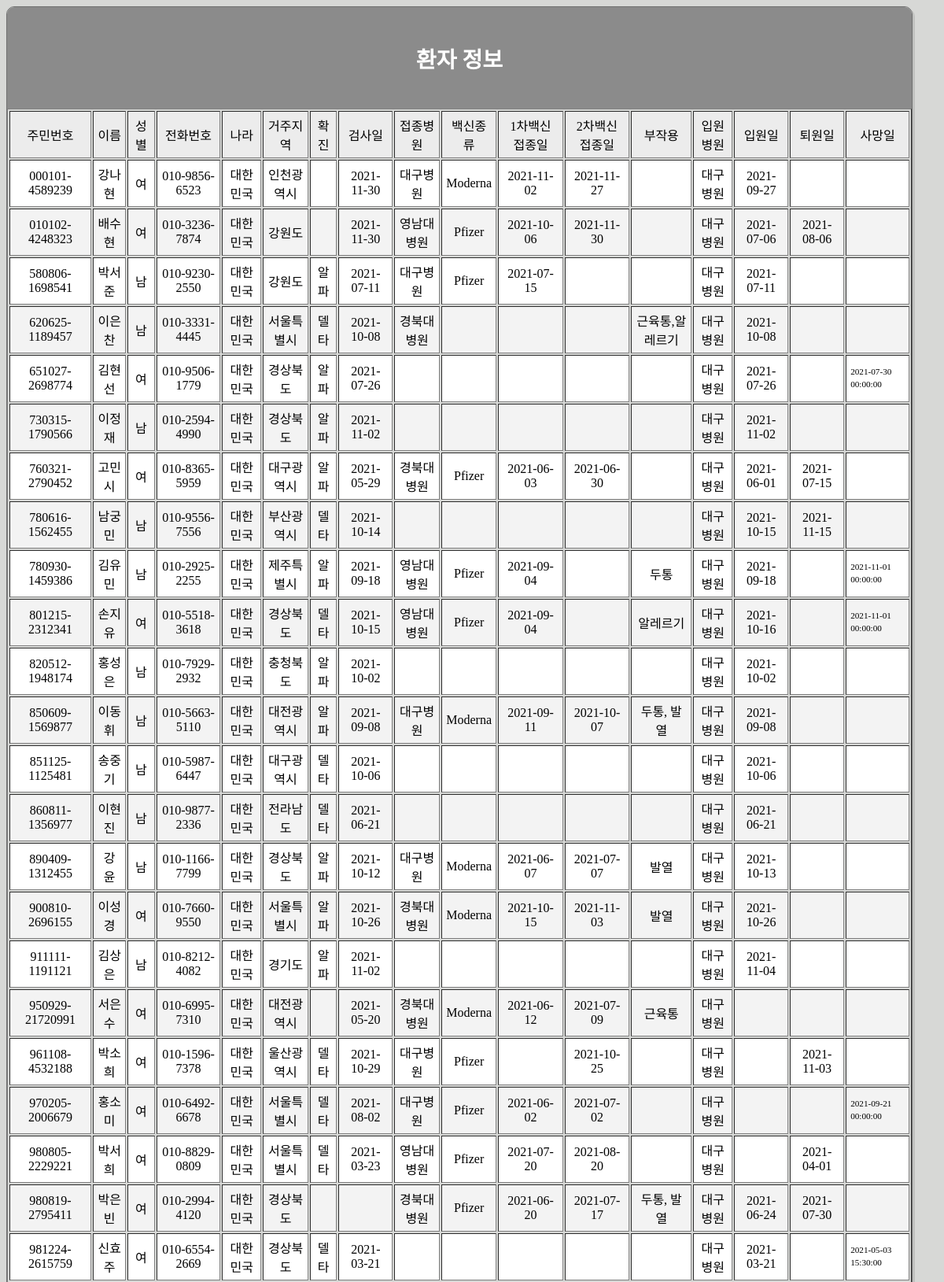
The app's page /dg_select.php (upper part) with its own data.
### tables this page shows
CREATE TABLE `people` (
  `ssn` varchar(16) NOT NULL,
  `name` varchar(30) NOT NULL,
  `sex` char(2) DEFAULT NULL,
  `phone_number` varchar(15) DEFAULT NULL,
  `country` varchar(15) NOT NULL,
  `location` varchar(20) DEFAULT NULL,
  `positive` varchar(10) DEFAULT NULL,
  `pcr_date` date DEFAULT NULL,
  `vaccination_hospital` varchar(30) DEFAULT NULL,
  `vaccine` varchar(20) DEFAULT NULL,
  `2st_vaccination_date` date DEFAULT NULL,
  `1st_vaccination_date` date DEFAULT NULL,
  `side_effect` varchar(20) DEFAULT NULL,
  `hospitalization_hospital` varchar(30) DEFAULT NULL,
  `hospitalization_date` date DEFAULT NULL,
  `discharge_date` date DEFAULT NULL,
  `deathday` datetime DEFAULT NULL,
  PRIMARY KEY (`ssn`),
  KEY `people_fk1` (`country`),
  KEY `people_fk3` (`hospitalization_hospital`),
  KEY `people_fk2` (`vaccination_hospital`),
  KEY `people_fk4` (`vaccine`),
  CONSTRAINT `people_fk1` FOREIGN KEY (`country`) REFERENCES `government` (`country`) ON DELETE CASCADE ON UPDATE CASCADE,
  CONSTRAINT `people_fk2` FOREIGN KEY (`vaccination_hospital`) REFERENCES `hospital` (`name`) ON DELETE CASCADE ON UPDATE CASCADE,
  CONSTRAINT `people_fk3` FOREIGN KEY (`hospitalization_hospital`) REFERENCES `hospital` (`name`) ON DELETE CASCADE ON UPDATE CASCADE,
  CONSTRAINT `people_fk4` FOREIGN KEY (`vaccine`) REFERENCES `pharmacist` (`name`) ON DELETE CASCADE ON UPDATE CASCADE
);

### htdocs/dg_select.php (the view, shortened to what this page needs)
<html lang="kr">
	<head>
</head>
<body>
<div class="table-users">
   <div class="header"><h3>환자 정보</h3></div>
<?php
	$con=mysqli_connect("localhost", "root", "1234", "covid-19") or die("covid-19 접속 실패 !!");
	$sql ="SELECT * FROM people WHERE country='대한민국' AND hospitalization_hospital = '대구병원'";
	$ret = mysqli_query($con, $sql);
	function date_default($date){
        return $date;
    }
	echo "<TABLE border=1>";
	echo "<TR>";
	echo "<TH>주민번호</TH><TH>이름</TH><TH>성별</TH><TH>전화번호</TH><TH>나라</TH><TH>거주지역</TH><TH>확진</TH><TH>검사일</TH>";
	echo "<TH>접종병원</TH><TH>백신종류</TH><TH>1차백신 접종일</TH><TH>2차백신 접종일</TH><TH>부작용</TH><TH>입원병원</TH><TH>입원일</TH><TH>퇴원일</TH><TH>사망일</TH>";
	echo "</TR>";
	while($row = mysqli_fetch_array($ret)) {
		$pcr_date = date_default($row['pcr_date']);
		$fst_vaccination_date = date_default($row['1st_vaccination_date']);
    	$scd_vaccination_date = date_default($row['2st_vaccination_date']);
    	$hospitalization_date = date_default($row['hospitalization_date']);
    	$discharge_date = date_default($row['discharge_date']);
    	$deathday = date_default($row['deathday']);
		echo "<TR>";
		echo "<TD>", $row['ssn'], "</TD>";
		echo "<TD>", $row['name'], "</TD>";
		echo "<TD>", $row['sex'], "</TD>";
		echo "<TD>", $row['phone_number'], "</TD>";
		echo "<TD>", $row['country'], "</TD>";
		echo "<TD>", $row['location'], "</TD>";
		echo "<TD>", $row['positive'], "</TD>";
		echo "<TD>", $pcr_date, "</TD>";
		echo "<TD>", $row['vaccination_hospital'], "</TD>";
    echo "<TD>", $row['vaccine'], "</TD>";
		echo "<TD>", $fst_vaccination_date, "</TD>";
		echo "<TD>", $scd_vaccination_date, "</TD>";
		echo "<TD>", $row['side_effect'], "</TD>";
		echo "<TD>", $row['hospitalization_hospital'], "</TD>";
		echo "<TD>", $hospitalization_date, "</TD>";
		echo "<TD>", $discharge_date, "</TD>";
		echo "<TD>", $deathday, "</TD>";
		echo "</TR>";
	}
	echo "</TABLE>"."<br>";
?>
<HTML>
	<HEAD>
	</HEAD>
	<BODY>
	</BODY>
</HTML>

### htdocs/dg_select.php (style rules this page uses)
body { background-color: #d7d8d6; }
body * { box-sizing: border-box; }
.header { background-color: #8b8b8b; color: white; font-size: 1.5em; padding: 1rem; text-align: center; text-transform: uppercase; }
.table-users { border: 1px solid #707070; border-radius: 10px; box-shadow: 3px 3px 0 rgba(0, 0, 0, 0.1); max-width: calc(100% - 2em); margin: 0; overflow: hidden; width: 1900px; }
table { width: 100%; }
table td, table th { color: #000000; padding: 5px; }
table td { text-align: center; vertical-align: middle; }
table td:last-child { font-size: 0.7em; line-height: 1.4; text-align: left; }
table th { background-color: #ececec; font-weight: 200; }
table tr:nth-child(2n) { background-color: white; }
table tr:nth-child(2n+1) { background-color: #f3f3f3; }

### records on screen
people: ssn "000101-4589239", name "강나현", sex "여", phone_number "010-9856-6523", country "대한민국", location "인천광역시", pcr_date "2021-11-30", vaccination_hospital "대구병원", vaccine "Moderna", 1st_vaccination_date "2021-11-02", 2st_vaccination_date "2021-11-27", hospitalization_hospital "대구병원", hospitalization_date "2021-09-27"
people: ssn "010102-4248323", name "배수현", sex "여", phone_number "010-3236-7874", country "대한민국", location "강원도", pcr_date "2021-11-30", vaccination_hospital "영남대병원", vaccine "Pfizer", 1st_vaccination_date "2021-10-06", 2st_vaccination_date "2021-11-30", hospitalization_hospital "대구병원", hospitalization_date "2021-07-06", discharge_date "2021-08-06"
people: ssn "580806-1698541", name "박서준", sex "남", phone_number "010-9230-2550", country "대한민국", location "강원도", positive "알파", pcr_date "2021-07-11", vaccination_hospital "대구병원", vaccine "Pfizer", 1st_vaccination_date "2021-07-15", hospitalization_hospital "대구병원", hospitalization_date "2021-07-11"
people: ssn "620625-1189457", name "이은찬", sex "남", phone_number "010-3331-4445", country "대한민국", location "서울특별시", positive "델타", pcr_date "2021-10-08", vaccination_hospital "경북대병원", side_effect "근육통,알레르기", hospitalization_hospital "대구병원", hospitalization_date "2021-10-08"
people: ssn "651027-2698774", name "김현선", sex "여", phone_number "010-9506-1779", country "대한민국", location "경상북도", positive "알파", pcr_date "2021-07-26", hospitalization_hospital "대구병원", hospitalization_date "2021-07-26", deathday "2021-07-30 00:00:00"
people: ssn "730315-1790566", name "이정재", sex "남", phone_number "010-2594-4990", country "대한민국", location "경상북도", positive "알파", pcr_date "2021-11-02", hospitalization_hospital "대구병원", hospitalization_date "2021-11-02"
people: ssn "760321-2790452", name "고민시", sex "여", phone_number "010-8365-5959", country "대한민국", location "대구광역시", positive "알파", pcr_date "2021-05-29", vaccination_hospital "경북대병원", vaccine "Pfizer", 1st_vaccination_date "2021-06-03", 2st_vaccination_date "2021-06-30", hospitalization_hospital "대구병원", hospitalization_date "2021-06-01", discharge_date "2021-07-15"
people: ssn "780616-1562455", name "남궁민", sex "남", phone_number "010-9556-7556", country "대한민국", location "부산광역시", positive "델타", pcr_date "2021-10-14", hospitalization_hospital "대구병원", hospitalization_date "2021-10-15", discharge_date "2021-11-15"
people: ssn "780930-1459386", name "김유민", sex "남", phone_number "010-2925-2255", country "대한민국", location "제주특별시", positive "알파", pcr_date "2021-09-18", vaccination_hospital "영남대병원", vaccine "Pfizer", 1st_vaccination_date "2021-09-04", side_effect "두통", hospitalization_hospital "대구병원", hospitalization_date "2021-09-18", deathday "2021-11-01 00:00:00"
people: ssn "801215-2312341", name "손지유", sex "여", phone_number "010-5518-3618", country "대한민국", location "경상북도", positive "델타", pcr_date "2021-10-15", vaccination_hospital "영남대병원", vaccine "Pfizer", 1st_vaccination_date "2021-09-04", side_effect "알레르기", hospitalization_hospital "대구병원", hospitalization_date "2021-10-16", deathday "2021-11-01 00:00:00"
people: ssn "820512-1948174", name "홍성은", sex "남", phone_number "010-7929-2932", country "대한민국", location "충청북도", positive "알파", pcr_date "2021-10-02", hospitalization_hospital "대구병원", hospitalization_date "2021-10-02"
people: ssn "850609-1569877", name "이동휘", sex "남", phone_number "010-5663-5110", country "대한민국", location "대전광역시", positive "알파", pcr_date "2021-09-08", vaccination_hospital "대구병원", vaccine "Moderna", 1st_vaccination_date "2021-09-11", 2st_vaccination_date "2021-10-07", side_effect "두통, 발열", hospitalization_hospital "대구병원", hospitalization_date "2021-09-08"
people: ssn "851125-1125481", name "송중기", sex "남", phone_number "010-5987-6447", country "대한민국", location "대구광역시", positive "델타", pcr_date "2021-10-06", hospitalization_hospital "대구병원", hospitalization_date "2021-10-06"
people: ssn "860811-1356977", name "이현진", sex "남", phone_number "010-9877-2336", country "대한민국", location "전라남도", positive "델타", pcr_date "2021-06-21", hospitalization_hospital "대구병원", hospitalization_date "2021-06-21"
people: ssn "890409-1312455", name "강 윤", sex "남", phone_number "010-1166-7799", country "대한민국", location "경상북도", positive "알파", pcr_date "2021-10-12", vaccination_hospital "대구병원", vaccine "Moderna", 1st_vaccination_date "2021-06-07", 2st_vaccination_date "2021-07-07", side_effect "발열", hospitalization_hospital "대구병원", hospitalization_date "2021-10-13"
people: ssn "900810-2696155", name "이성경", sex "여", phone_number "010-7660-9550", country "대한민국", location "서울특별시", positive "알파", pcr_date "2021-10-26", vaccination_hospital "경북대병원", vaccine "Moderna", 1st_vaccination_date "2021-10-15", 2st_vaccination_date "2021-11-03", side_effect "발열", hospitalization_hospital "대구병원", hospitalization_date "2021-10-26"
people: ssn "911111-1191121", name "김상은", sex "남", phone_number "010-8212-4082", country "대한민국", location "경기도", positive "알파", pcr_date "2021-11-02", hospitalization_hospital "대구병원", hospitalization_date "2021-11-04"
people: ssn "950929-21720991", name "서은수", sex "여", phone_number "010-6995-7310", country "대한민국", location "대전광역시", pcr_date "2021-05-20", vaccination_hospital "경북대병원", vaccine "Moderna", 1st_vaccination_date "2021-06-12", 2st_vaccination_date "2021-07-09", side_effect "근육통", hospitalization_hospital "대구병원"
people: ssn "961108-4532188", name "박소희", sex "여", phone_number "010-1596-7378", country "대한민국", location "울산광역시", positive "델타", pcr_date "2021-10-29", vaccination_hospital "대구병원", vaccine "Pfizer", 2st_vaccination_date "2021-10-25", hospitalization_hospital "대구병원", discharge_date "2021-11-03"
people: ssn "970205-2006679", name "홍소미", sex "여", phone_number "010-6492-6678", country "대한민국", location "서울특별시", positive "델타", pcr_date "2021-08-02", vaccination_hospital "대구병원", vaccine "Pfizer", 1st_vaccination_date "2021-06-02", 2st_vaccination_date "2021-07-02", hospitalization_hospital "대구병원", deathday "2021-09-21 00:00:00"
people: ssn "980805-2229221", name "박서희", sex "여", phone_number "010-8829-0809", country "대한민국", location "서울특별시", positive "델타", pcr_date "2021-03-23", vaccination_hospital "영남대병원", vaccine "Pfizer", 1st_vaccination_date "2021-07-20", 2st_vaccination_date "2021-08-20", hospitalization_hospital "대구병원", discharge_date "2021-04-01"
people: ssn "980819-2795411", name "박은빈", sex "여", phone_number "010-2994-4120", country "대한민국", location "경상북도", vaccination_hospital "경북대병원", vaccine "Pfizer", 1st_vaccination_date "2021-06-20", 2st_vaccination_date "2021-07-17", side_effect "두통, 발열", hospitalization_hospital "대구병원", hospitalization_date "2021-06-24", discharge_date "2021-07-30"
people: ssn "981224-2615759", name "신효주", sex "여", phone_number "010-6554-2669", country "대한민국", location "경상북도", positive "델타", pcr_date "2021-03-21", hospitalization_hospital "대구병원", hospitalization_date "2021-03-21", deathday "2021-05-03 15:30:00"
